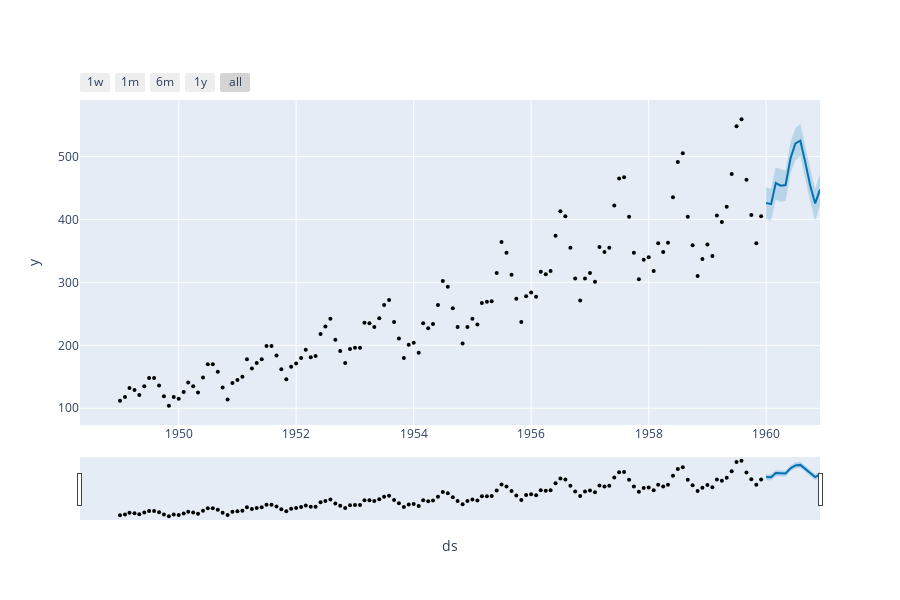

The notebook cell this image was saved under:
### Code cell
plot_plotly(model, forecast)

### Figure 1 — Plotly figure (JSON) as saved in the notebook; plotly's stock layout.template omitted (floating-point values rounded to 4 significant figures; data arrays with more than 128 entries replaced by an {"elided": "..."} marker saying what was removed)
{"data": [{"marker": {"color": "black", "size": 4}, "mode": "markers", "name": "Actual", "type": "scatter", "x": {"elided": "132 str values"}, "y": {"elided": "132 int values"}}, {"hoverinfo": "skip", "line": {"width": 0}, "mode": "lines", "type": "scatter", "x": ["1960-01-01T00:00:00", "1960-02-01T00:00:00", "1960-03-01T00:00:00", "1960-04-01T00:00:00", "1960-05-01T00:00:00", "1960-06-01T00:00:00", "1960-07-01T00:00:00", "1960-08-01T00:00:00", "1960-09-01T00:00:00", "1960-10-01T00:00:00", "1960-11-01T00:00:00", "1960-12-01T00:00:00"], "y": [400.5, 397.7, 431.6, 427.8, 429.4, 474.0, 494.0, 500.6, 463.7, 428.1, 397.7, 422.3]}, {"fill": "tonexty", "fillcolor": "rgba(0, 114, 178, 0.2)", "line": {"color": "#0072B2", "width": 2}, "mode": "lines", "name": "Predicted", "type": "scatter", "x": ["1960-01-01T00:00:00", "1960-02-01T00:00:00", "1960-03-01T00:00:00", "1960-04-01T00:00:00", "1960-05-01T00:00:00", "1960-06-01T00:00:00", "1960-07-01T00:00:00", "1960-08-01T00:00:00", "1960-09-01T00:00:00", "1960-10-01T00:00:00", "1960-11-01T00:00:00", "1960-12-01T00:00:00"], "y": [426.1, 424.2, 457.8, 453.5, 454.6, 497.2, 520.5, 524.9, 490.2, 453.8, 425.3, 447.7]}, {"fill": "tonexty", "fillcolor": "rgba(0, 114, 178, 0.2)", "hoverinfo": "skip", "line": {"width": 0}, "mode": "lines", "type": "scatter", "x": ["1960-01-01T00:00:00", "1960-02-01T00:00:00", "1960-03-01T00:00:00", "1960-04-01T00:00:00", "1960-05-01T00:00:00", "1960-06-01T00:00:00", "1960-07-01T00:00:00", "1960-08-01T00:00:00", "1960-09-01T00:00:00", "1960-10-01T00:00:00", "1960-11-01T00:00:00", "1960-12-01T00:00:00"], "y": [451.1, 448.7, 482.5, 479.9, 477.7, 522.5, 544.9, 552.0, 515.2, 480.1, 448.4, 472.1]}], "layout": {"height": 600, "showlegend": false, "width": 900, "xaxis": {"rangeselector": {"buttons": [{"count": 7, "label": "1w", "step": "day", "stepmode": "backward"}, {"count": 1, "label": "1m", "step": "month", "stepmode": "backward"}, {"count": 6, "label": "6m", "step": "month", "stepmode": "backward"}, {"count": 1, "label": "1y", "step": "year", "stepmode": "backward"}, {"step": "all"}]}, "rangeslider": {"visible": true}, "title": {"text": "ds"}, "type": "date"}, "yaxis": {"title": {"text": "y"}}}}
